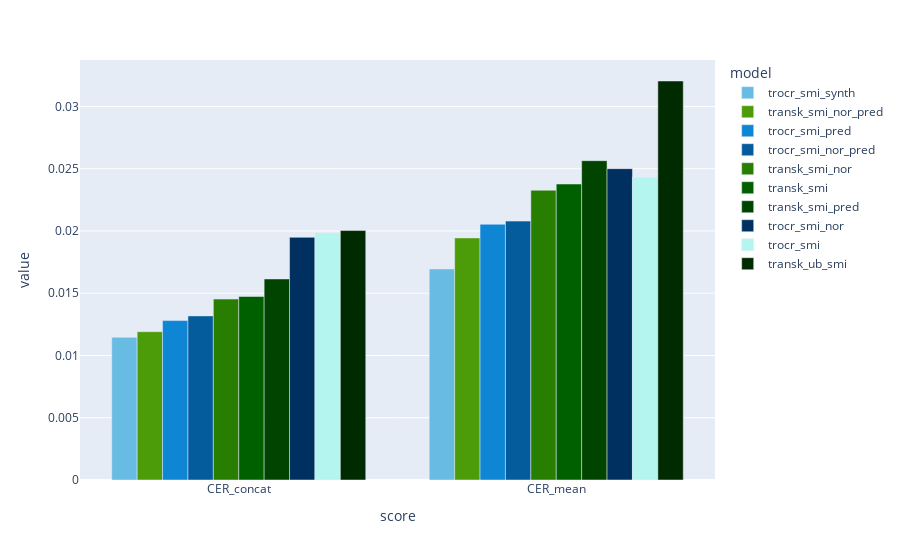

The notebook cell this image was saved under:
### Code cell
plot_df = plot_data_df[plot_data_df.score.apply(lambda x: "1" not in x)]
plot_df = plot_df[plot_df.model.apply(lambda x: "sme" not in x)]
plot_df = plot_df[plot_df.model.apply(lambda x: "smi" in x)]
plot_df = plot_df[plot_df.model.apply(lambda x: "tess" not in x)]
plot_df = plot_df[plot_df.score.apply(lambda x: not "WER" in x)]
plot_df = plot_df.sort_values("value")

color_map = get_model_colormap(list(plot_df.model.unique()))

plot_df.plot.bar(x="score", y="value", color="model", barmode="group", color_discrete_map=color_map)

### Figure 1 — Plotly figure (JSON) as saved in the notebook; plotly's stock layout.template omitted (floating-point values rounded to 4 significant figures)
{"data": [{"alignmentgroup": "True", "hovertemplate": "model=trocr_smi_synth<br>score=%{x}<br>value=%{y}<extra></extra>", "legendgroup": "trocr_smi_synth", "marker": {"color": "#68bbe3", "pattern": {"shape": ""}}, "name": "trocr_smi_synth", "offsetgroup": "trocr_smi_synth", "orientation": "v", "showlegend": true, "textposition": "auto", "type": "bar", "x": ["CER_concat", "CER_mean"], "xaxis": "x", "y": [0.01147, 0.01695], "yaxis": "y"}, {"alignmentgroup": "True", "hovertemplate": "model=transk_smi_nor_pred<br>score=%{x}<br>value=%{y}<extra></extra>", "legendgroup": "transk_smi_nor_pred", "marker": {"color": "#4c9c0a", "pattern": {"shape": ""}}, "name": "transk_smi_nor_pred", "offsetgroup": "transk_smi_nor_pred", "orientation": "v", "showlegend": true, "textposition": "auto", "type": "bar", "x": ["CER_concat", "CER_mean"], "xaxis": "x", "y": [0.01191, 0.01944], "yaxis": "y"}, {"alignmentgroup": "True", "hovertemplate": "model=trocr_smi_pred<br>score=%{x}<br>value=%{y}<extra></extra>", "legendgroup": "trocr_smi_pred", "marker": {"color": "#0e86d4", "pattern": {"shape": ""}}, "name": "trocr_smi_pred", "offsetgroup": "trocr_smi_pred", "orientation": "v", "showlegend": true, "textposition": "auto", "type": "bar", "x": ["CER_concat", "CER_mean"], "xaxis": "x", "y": [0.0128, 0.02054], "yaxis": "y"}, {"alignmentgroup": "True", "hovertemplate": "model=trocr_smi_nor_pred<br>score=%{x}<br>value=%{y}<extra></extra>", "legendgroup": "trocr_smi_nor_pred", "marker": {"color": "#055c9d", "pattern": {"shape": ""}}, "name": "trocr_smi_nor_pred", "offsetgroup": "trocr_smi_nor_pred", "orientation": "v", "showlegend": true, "textposition": "auto", "type": "bar", "x": ["CER_concat", "CER_mean"], "xaxis": "x", "y": [0.01318, 0.02079], "yaxis": "y"}, {"alignmentgroup": "True", "hovertemplate": "model=transk_smi_nor<br>score=%{x}<br>value=%{y}<extra></extra>", "legendgroup": "transk_smi_nor", "marker": {"color": "#287e00", "pattern": {"shape": ""}}, "name": "transk_smi_nor", "offsetgroup": "transk_smi_nor", "orientation": "v", "showlegend": true, "textposition": "auto", "type": "bar", "x": ["CER_concat", "CER_mean"], "xaxis": "x", "y": [0.01453, 0.02327], "yaxis": "y"}, {"alignmentgroup": "True", "hovertemplate": "model=transk_smi<br>score=%{x}<br>value=%{y}<extra></extra>", "legendgroup": "transk_smi", "marker": {"color": "#006000", "pattern": {"shape": ""}}, "name": "transk_smi", "offsetgroup": "transk_smi", "orientation": "v", "showlegend": true, "textposition": "auto", "type": "bar", "x": ["CER_concat", "CER_mean"], "xaxis": "x", "y": [0.01474, 0.02377], "yaxis": "y"}, {"alignmentgroup": "True", "hovertemplate": "model=transk_smi_pred<br>score=%{x}<br>value=%{y}<extra></extra>", "legendgroup": "transk_smi_pred", "marker": {"color": "#004400", "pattern": {"shape": ""}}, "name": "transk_smi_pred", "offsetgroup": "transk_smi_pred", "orientation": "v", "showlegend": true, "textposition": "auto", "type": "bar", "x": ["CER_concat", "CER_mean"], "xaxis": "x", "y": [0.01615, 0.02565], "yaxis": "y"}, {"alignmentgroup": "True", "hovertemplate": "model=trocr_smi_nor<br>score=%{x}<br>value=%{y}<extra></extra>", "legendgroup": "trocr_smi_nor", "marker": {"color": "#003060", "pattern": {"shape": ""}}, "name": "trocr_smi_nor", "offsetgroup": "trocr_smi_nor", "orientation": "v", "showlegend": true, "textposition": "auto", "type": "bar", "x": ["CER_concat", "CER_mean"], "xaxis": "x", "y": [0.01949, 0.02501], "yaxis": "y"}, {"alignmentgroup": "True", "hovertemplate": "model=trocr_smi<br>score=%{x}<br>value=%{y}<extra></extra>", "legendgroup": "trocr_smi", "marker": {"color": "#b4f5f0", "pattern": {"shape": ""}}, "name": "trocr_smi", "offsetgroup": "trocr_smi", "orientation": "v", "showlegend": true, "textposition": "auto", "type": "bar", "x": ["CER_concat", "CER_mean"], "xaxis": "x", "y": [0.01984, 0.02433], "yaxis": "y"}, {"alignmentgroup": "True", "hovertemplate": "model=transk_ub_smi<br>score=%{x}<br>value=%{y}<extra></extra>", "legendgroup": "transk_ub_smi", "marker": {"color": "#002a00", "pattern": {"shape": ""}}, "name": "transk_ub_smi", "offsetgroup": "transk_ub_smi", "orientation": "v", "showlegend": true, "textposition": "auto", "type": "bar", "x": ["CER_concat", "CER_mean"], "xaxis": "x", "y": [0.02003, 0.03205], "yaxis": "y"}], "layout": {"barmode": "group", "legend": {"title": {"text": "model"}, "tracegroupgap": 0}, "margin": {"t": 60}, "xaxis": {"anchor": "y", "domain": [0, 1], "title": {"text": "score"}}, "yaxis": {"anchor": "x", "domain": [0, 1], "title": {"text": "value"}}}}
